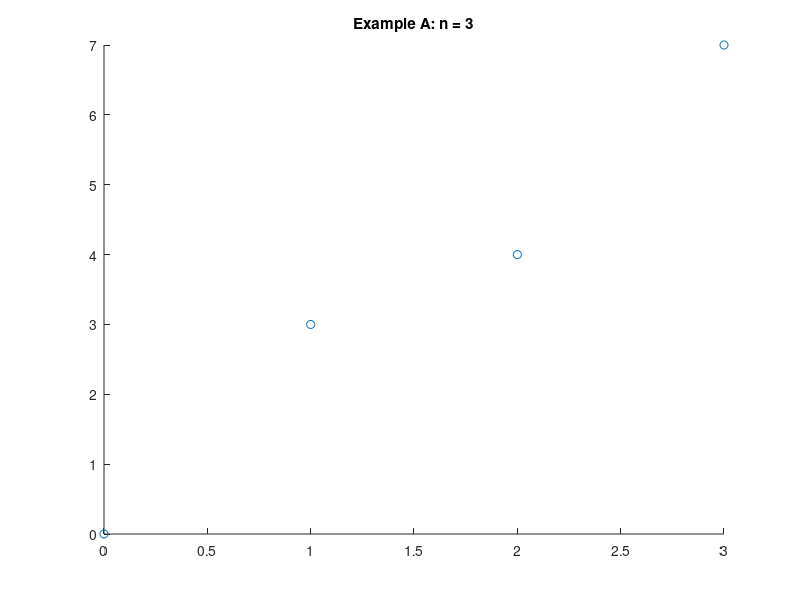

MATLAB code for this plot: (Note: this script raises an error after producing the figure.)
%Andrew Sivaprakasam
%BME 695 | Numerical Methods
%Coding Assignment 2 Problem 1

%Verification of spline functions

x1 = [0,1:3];
y1 = [0,3,4,7];
x2 = [2,3,5,6,9];
y2 = [4,6,7,5,-2];

figure;
title('Example A: n = 3');
hold on;
x_out = 1:0.01:3;
scatter(x1,y1);

[x_out,y_out] = spline_2(x1,y1,x_out,'natural');
plot(x_out,y_out,'linewidth',1.5);

[x_out,y_out] = spline_2(x1,y1,x_out,'complete');
plot(x_out,y_out,'linewidth',1.5);

[x_out,y_out] = spline_2(x1,y1,x_out,'parabolic');
plot(x_out,y_out,'linewidth',1.5);

[x_out,y_out] = spline_2(x1,y1,x_out,'nak');
plot(x_out,y_out,'linewidth',1.5);

legend('points','natural','complete','parabolic','nak','location','northwest');

hold off;
grid on
xlim([1,3]);

figure;
title('Example B: n = 5');
hold on;
x_out = 2:0.01:9;
scatter(x2,y2);

[x_out,y_out] = spline_2(x2,y2,x_out,'natural');
plot(x_out,y_out,'linewidth',1.5);

[x_out,y_out] = spline_2(x2,y2,x_out,'parabolic');
plot(x_out,y_out,'linewidth',1.5);

[x_out,y_out] = spline_2(x2,y2,x_out,'nak');
plot(x_out,y_out,'linewidth',1.5);

legend('points','natural','parabolic','nak');

hold off;
grid on

%% Runge Function

clear all
%generate sampled function
x = -1:0.2:1;
y = 1./(1+25*x.^2);
x_cont = -1:0.01:1;
y_cont = 1./(1+25*x_cont.^2);
x_out = x_cont;

figure;
hold on;
scatter(x,y);
plot(x_cont,y_cont,'k','linewidth',2.5);

[x_out,y_out] = spline_2(x,y,x_out,'natural')
plot(x_out,y_out,'linewidth',1.5);

[x_out,y_out] = spline_2(x,y,x_out,'complete')
plot(x_out,y_out,'linewidth',1.5);

[x_out,y_out] = spline_2(x,y,x_out,'parabolic')
plot(x_out,y_out,'linewidth',1.5);

[x_out,y_out] = spline_2(x,y,x_out,'nak')
plot(x_out,y_out,'linewidth',1.5);

P = polyfit(x,y,14);
y_out = polyval(P,x_out);
plot(x_out,y_out,'linewidth',1.5);

hold off

legend('sampled','continuous','natural','complete','parabolic','nak','polynomial_{14}');

title('Runge Function Comparisons of End Conditions');
xlim([-.7,.7])
grid on